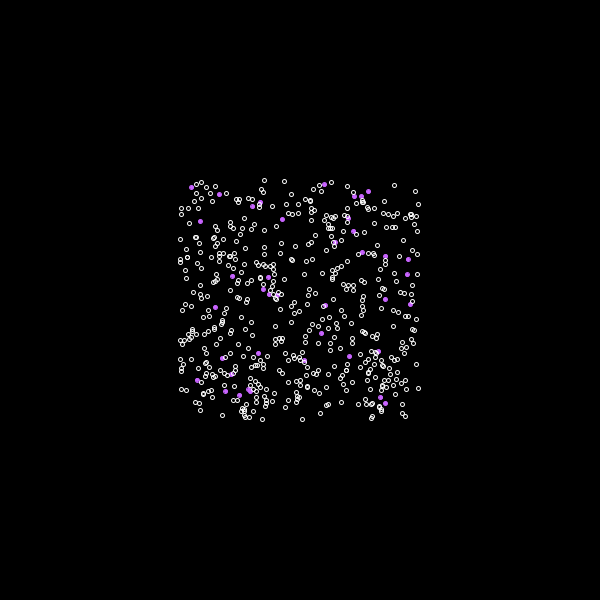
Frame 1 (no input)
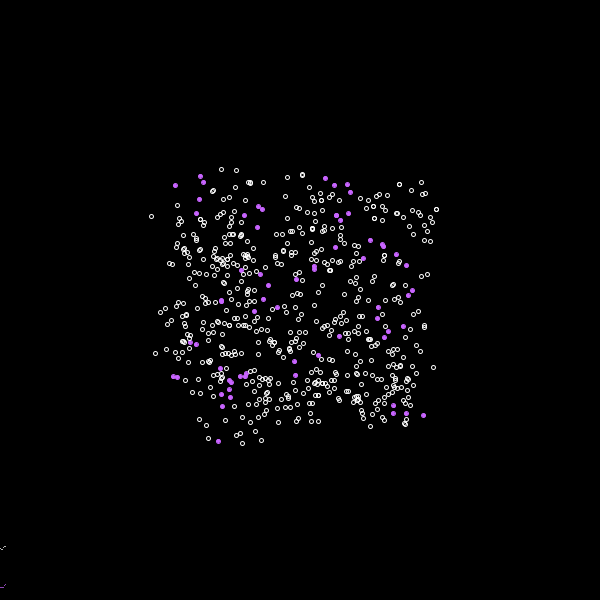
Frame 60 (the mouse pressed at the canvas centre just before this capture)
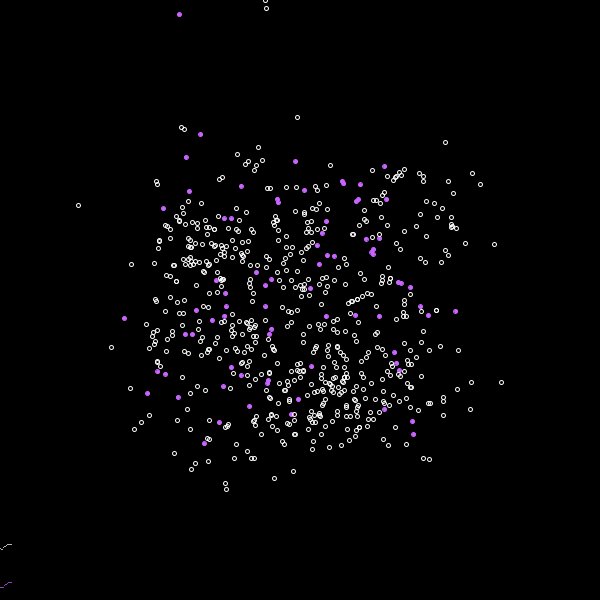
Frame 120 (the mouse held since frame 60 and released just before this capture)

The Processing sketch that drew these frames (run headless with seeded random() and noise(); from frame 60 on, the mouse is pressed at the canvas centre):

// Processing sketch: processing_10461
// ── processing_10461.pde

//
// predPrey01
//
// predator prey simulation 
//
// Matthew Conroy -- June 2010
//

PImage canvas1;

int[] popPrey;
int[] popPreds;
int popHistory=600;
int popSteps=10;
int popCount=0;
int popCountBeginning=0;
int popPreyAve=0;
int popPredsAve=0;

color predsColor=color(200,100,255);
color preyColor=color(255,255,255);

int enviroHeight=500;

int numberOfBalls=300;

int numberOfPreds=40;
int numberOfPrey=500;

float predSpeedLimit=1.5;
float preySpeedLimit=1.5;

float paramScale=0.4;
float preyBirthAge = 3.0*paramScale;
float predsBirthAge = 2.4*paramScale;
float predsHungerLimit = 2.2*paramScale;

float preyPopCap = 4000;

float killThresholdDist = 4.5;

int radii=2;

float time=0;
float timeStep=0.01;

ArrayList preds;
ArrayList prey;

Vect2D[] vels;
Vect2D[] accels;

int[] closest = new int[numberOfBalls];

void setup (){
   size(600, 600);
   canvas1 = createImage(600,600,RGB);
 
   frameRate(200);
   preds = new ArrayList();
   prey = new ArrayList();
   
   popPrey = new int[popHistory];
   popPreds = new int[popHistory];
   
   // set up predators
   for(int i=0; i<numberOfPreds; i++) { 
      Vect2D vv;
      Vect2D aa;
      vv = new Vect2D(0.0,0.0);
      aa = new Vect2D(0.0,0.0);
      float fract=0.3;
      preds.add(new PPBall(random(width*fract,width*(1-fract)),random(height*fract,height*(1-fract)),radii*1.,random(predsHungerLimit*0.8),vv,aa,0,random(predsBirthAge*0.9)));
   }
   
   // set up prey
    for(int i=0; i<numberOfPrey; i++) { 
      float fract=0.25;
      Vect2D vv;
      Vect2D aa;
      vv = new Vect2D(0.0,0.0);
      aa = new Vect2D(0.0,0.0);
      fract=0.3;
      prey.add(new PPBall(random(width*fract,width*(1-fract)),random(height*fract,height*(1-fract)),radii*1.,random(preyBirthAge*0.8),vv,aa,0,0));
   }
}




void draw(){
  
  smooth();
  
  time=time+timeStep;  
  
  background(0);
  adjustPositions(preds);
  
  adjustPositions(prey);
    
  // the prey give birth
   for(int i=0; i<prey.size(); i++) {
     PPBall temp = (PPBall) prey.get(i);
     if (temp.a>preyBirthAge) {
       PPBall baby;
       Vect2D vv;
       Vect2D aa;
       vv = new Vect2D(0.0,0.0);
       aa = new Vect2D(0.0,0.0);
       if (random(1)>sq(prey.size()/preyPopCap)) { // live birth more likely when it is not crowded
         prey.add(new PPBall(temp.x,temp.y,temp.r,random(preyBirthAge*0.2),vv,aa,0,0)); 
       } 
       prey.set(i,temp);
       temp.a=random(preyBirthAge*0.1);
     }
  }
  
  
  // the preds give birth
   for(int i=0; i<preds.size(); i++) {
     PPBall temp = (PPBall) preds.get(i);
     if (temp.birthTime>predsBirthAge) {
       PPBall baby;
       Vect2D vv;
       Vect2D aa;
       vv = new Vect2D(0.0,0.0);
       aa = new Vect2D(0.0,0.0);
       preds.add(new PPBall(temp.x,temp.y,temp.r,0,vv,aa,0,random(predsBirthAge*0.2)));
       preds.set(i,temp);
       temp.birthTime=0;
     }
  }
  
  
  
  // draw preds 
  for(int i=0; i< preds.size(); i++) {  
    PPBall temp=(PPBall) preds.get(i);
    fill(predsColor);
    stroke(predsColor);
    ellipse(temp.x, temp.y, temp.r*2, temp.r*2);
  }
  
  // draw prey
  for(int i=0; i< prey.size(); i++) {  
    PPBall temp=(PPBall) prey.get(i);
    noFill();
    stroke(preyColor);
    ellipse(temp.x, temp.y, temp.r*2, temp.r*2);
  }
  
  // kill the preds
  for(int i=preds.size()-1; i>=0; i--) {
    PPBall temp=(PPBall) preds.get(i);
    if (temp.hunger>predsHungerLimit) {
      preds.remove(i);
    }
  }
  
  // kill the prey
 
  int isClose=0;
  int j=0;
  for(int i=prey.size()-1; i>=0; i--) {
    isClose=0;
    j=0;
    PPBall tempPrey=(PPBall) prey.get(i);
    while((isClose==0) && j<preds.size()) {
      PPBall tempPred=(PPBall) preds.get(j);
      if(dist(tempPrey.x,tempPrey.y,tempPred.x,tempPred.y) < killThresholdDist) {
        isClose=1;
      tempPred.hunger=0; // this one just ate
       preds.set(j,tempPred);
      }
      ++j;
    }
    if (isClose==1) { prey.remove(i); 
    }
  }
 
  adjustVelocities13(preds,prey);
  
  // keep track of populations
  
  popPredsAve += preds.size();
  popPreyAve += prey.size();
  ++popCount;
  if (popCount==popSteps) {
    int[] temp1 = append(popPrey,popPreyAve/popSteps);
    int[] temp2 = append(popPreds,popPredsAve/popSteps);
    int[] temp1a = subset(temp1,1);
    int[] temp2a = subset(temp2,1);
    arrayCopy(temp1a,popPrey);
    arrayCopy(temp2a,popPreds);
    popCount=0;
    popPredsAve=0;
    popPreyAve=0;
     ++popCountBeginning;
  }
  
  //plot population data
  if (popCountBeginning<popPrey.length) {
    for(int i=popPrey.length-popCountBeginning; i<popPrey.length; i++) {
      stroke(preyColor);
      float popY=popToY(popPrey[i]);
      point(i-popPrey.length+popCountBeginning,popY);
      popY=popToY(popPreds[i]);
      stroke(predsColor);
      point(i-popPrey.length+popCountBeginning,popY);
    }
  }
  else{      
  for(int i=0; i<popPrey.length;i++) {
    stroke(preyColor);
    float popY=0;
    popY=popToY(popPrey[i]);
    point(i,popY);
    popY = popToY(popPreds[i]);
    stroke(predsColor);
    point(i,popY);
   }
  }
  

  
  //println("preds "+preds.size()+" prey "+prey.size());  
  

} // end draw



//
//
//
//
//
//


float popToY(float x) {
  return(height-5-95*x/(x+500));
}

void births(PPBall[] balls) {
  for(int i=0; i<balls.length; i++) {
     if (balls[i].a>1) {
       balls[i].a=0;
       PPBall baby;
       Vect2D vv;
       Vect2D aa;
       vv = new Vect2D(0.0,0.0);
       aa = new Vect2D(0.0,0.0);
       baby = new PPBall(balls[i].x,balls[i].y,balls[i].r,0,vv,aa,0,0);
       balls = (PPBall[]) append(balls,baby);
     }
  }
}


void adjustPositions(ArrayList balls) {
   for (int i=0; i<balls.size(); i++) {
      PPBall temp=(PPBall) balls.get(i);
      temp.x += temp.velocity.vx;
      temp.y += temp.velocity.vy;
      if (temp.x<0) { temp.x=temp.x+width; }
      if (temp.x>width) { temp.x=temp.x-width; }
      if (temp.y<0) { temp.y=temp.y+enviroHeight; }
      if (temp.y>enviroHeight) { temp.y=temp.y-enviroHeight; }
      temp.a += timeStep;
      temp.hunger += timeStep;
      temp.birthTime += timeStep;
      balls.set(i,temp);
   }
}



void speedLimit(Vect2D vels,float speedLimit) {
   float speed = dist(0,0,vels.vx,vels.vy);
   if (speed>speedLimit) {
     vels.vx = speedLimit*vels.vx/speed;
     vels.vy = speedLimit*vels.vy/speed;
   }
}

void adjustVelocities13(ArrayList preds, ArrayList prey) {
   for(int i=0; i< preds.size(); i++) {
     PPBall temp=(PPBall) preds.get(i);
      temp.velocity.vx += random(-0.1,0.1);
      temp.velocity.vy += random(-0.1,0.1);
      speedLimit(temp.velocity,predSpeedLimit);
      preds.set(i,temp);
   }
   for(int i=0; i< prey.size(); i++) {
     PPBall temp=(PPBall) prey.get(i);
      temp.velocity.vx += random(-0.1,0.1);
      temp.velocity.vy += random(-0.1,0.1);
      speedLimit(temp.velocity,preySpeedLimit);
      prey.set(i,temp);
   }
}


class PPBall{
  float x, y, r, a, hunger,birthTime;
  Vect2D velocity;
  Vect2D acceleration;
  

  // default constructor
  PPBall() {
  }

  PPBall(float x, float y, float r, float a, Vect2D velocity, Vect2D acceleration, float hunger, float birthTime) {
    this.x = x;
    this.y = y;
    this.r = r;
    this.a = a; //age
    this.velocity = velocity;
    this.acceleration = acceleration;
    this.hunger = hunger; // time since last eat (for predators)
    this.birthTime = birthTime; // time since last birth
  }
}

class Vect2D{
  float vx, vy;

  // default constructor
  Vect2D() {
  }

  Vect2D(float vx, float vy) {
    this.vx = vx;
    this.vy = vy;
  }
}
